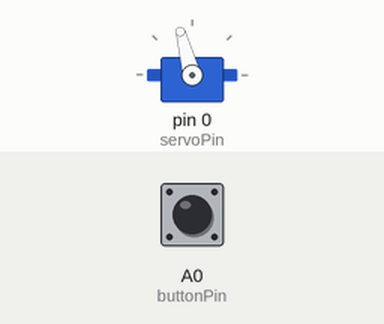
This sketch was run on a simulated Arduino Uno, built with avr-gcc and run on an emulated ATmega328P. Shown: servo. The test bench sets the inputs (shaded band); at power-on: A0 (buttonPin) HIGH.

Above: at 3.2 s.
3.3 s: A0 (buttonPin) pulled LOW for 0.15 s
At 4.1 s:
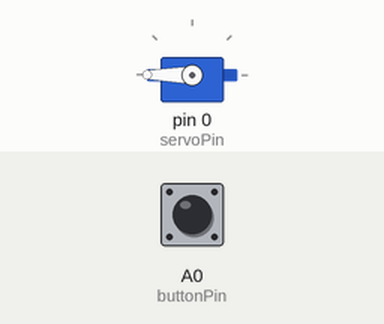
Timing chart, 0 to 6.3 s (numbered marks = the images above; inputs shaded):
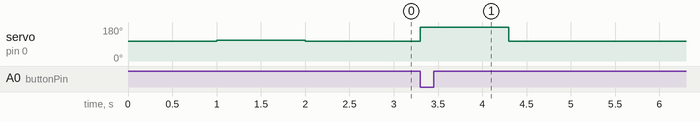

The sketch:

door.ino
```cpp
#include <Servo.h>	 //imports the servo library to allow servos to be used
const int buttonPin = A0;      //these next lines define which pin is which and variables we need
int servoPin = 0;
int lastButtonState;
int currentButtonState;
bool servoUsed = true;
Servo Servo1;

void setup() {
  pinMode(buttonPin, INPUT);
  currentButtonState = digitalRead(buttonPin); 		//sets the state of the button whether its on or off
  Servo1.attach(servoPin);	//tell the servo where it is
  Servo1.write(105); //the next few lines are in to make sure the servo works
  delay(1000);
  Servo1.write(110);
  delay(1000);
  Servo1.write(105);
}

void loop() {

  lastButtonState    = currentButtonState;      //These lines make the switch toggle
  currentButtonState = digitalRead(buttonPin);


  if(lastButtonState == HIGH && currentButtonState == LOW) {  //If you want this to be used once, add this to the If statement: && servoUsed
	//if you need delay after the door opens, add 	delay(3000);
    Servo1.write(180);	//open the servo
    delay(1000);	//adds 1 second of delay
    Servo1.write(105);	//close the servo
    servoUsed= false;	//tells the Arduino the servo has been used


}
}
```

Measured:
- after the input at 3.3 s, servo on pin 0 (servoPin): 105° → 180° at once, → 105° 1.0 s later
